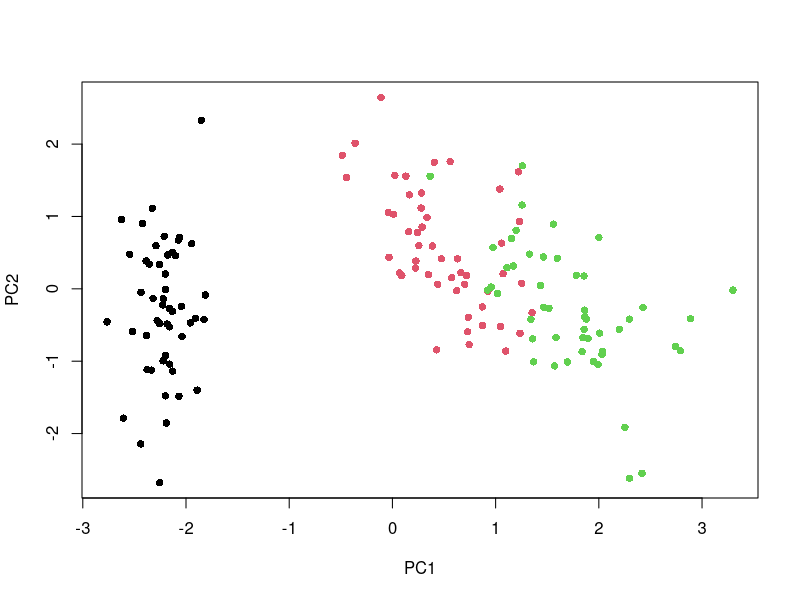

The R source for this figure:
result <- prcomp(iris[,-5], scale = T)
#'scale=T': using correlation matrix
#'scale=F': using covariance matrix
summary(result)
data_PC1_2 <- result$x[,1:2]
plot(data_PC1_2, col = iris[,5], pch = 16)
